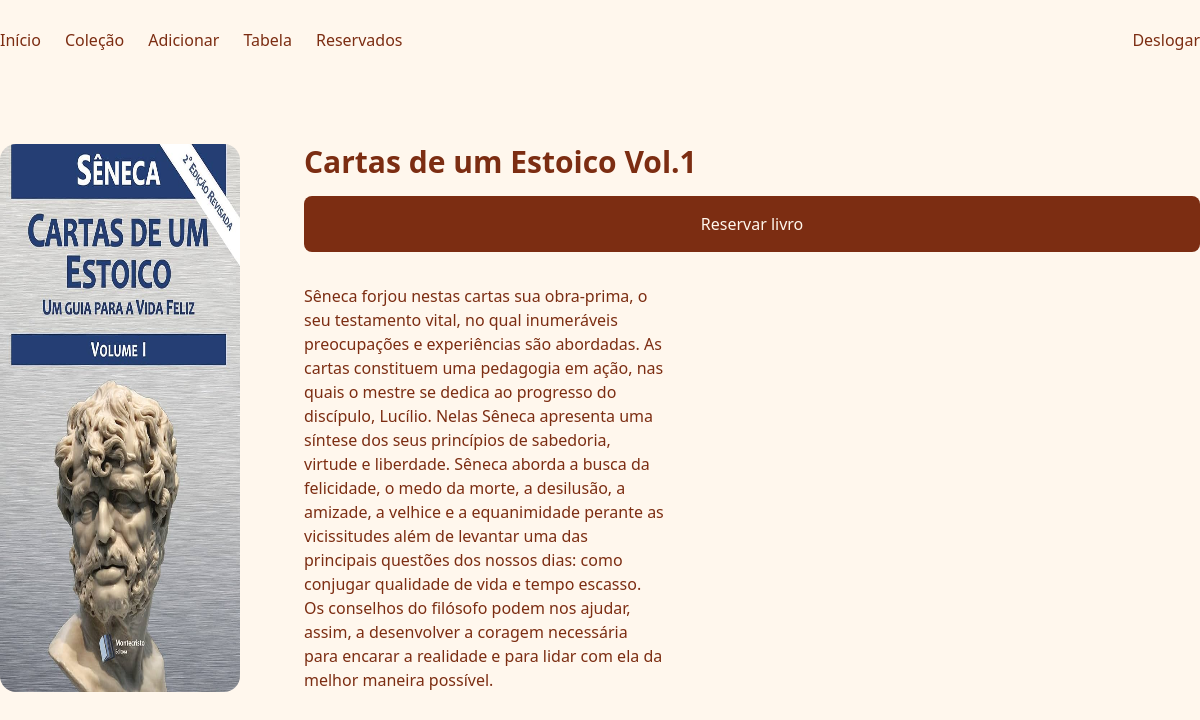
The page /index.php?controle=livrosController&metodo=verLivro&id=9 (signed in) on the database its author committed.
### tables this page shows
CREATE TABLE `livros` (
  `id_livro` int(11) NOT NULL,
  `titulo` varchar(255) NOT NULL,
  `descritivo` text DEFAULT NULL,
  `imagem` varchar(9999) DEFAULT NULL
);

### controllers/livrosController.class.php (called while the page is built, shortened)
<?php
require_once "models/Conexao.php";
require_once "models/dao/LivroDAO.php";
class livrosController
{
  private $conn;
  public function __construct()
  {
    $this->conn = Conexao::getInstancia();
  }
  public function verLivro()
  {
    $livroDAO = new LivroDAO($this->conn);
    $data = $livroDAO->getLivroPerId($_GET['id']);
    $data['id'] = $_GET['id'];
    require_once "views/livroPorId.php";
  }
}

### models/Conexao.php (called while the page is built, shortened)
<?php
class Conexao
{
    private static $conexao;
    public static function getInstancia()
    {
        if (empty(self::$conexao)) {
            $parametros = "mysql:host=localhost;dbname=bilio;charset=utf8mb4";
            try {
                self::$conexao = new PDO($parametros, "root", "");
            } catch (PDOException $e) {
                echo $e->getCode();
                echo $e->getMessage();
                die();
            }
        }
        return self::$conexao;
    }
}

### models/dao/LivroDAO.php (called while the page is built, shortened)
<?php
require_once "models/Conexao.php";
class LivroDAO
{
  public function getLivroPerId($id)
  {
    try {
      $sql = "SELECT * FROM livros WHERE id_livro = ?";
      $stm = $this->conexao->prepare($sql);
      $stm->bindValue(1, $id);
      $stm->execute();
      return $stm->fetch();
    } catch (Exception $e) {
      echo $e->getMessage();
      header('location:index.php');
    }
  }
}

### views/livroPorId.php (the view)
<?php
require_once "views/components/menu.php";
?>
<div class="text-orange-900 flex justify-center">
  <div class="max-w-[1200px] w-full flex mt-16 gap-16">
    <img class="max-w-[20vw] w-full rounded-2xl" src='<?= $data['imagem'] ?>' alt="Imagem">
    <div class="flex flex-col gap-8 w-full">
      <div class="flex flex-col gap-4">
        <h1 class="text-3xl">
          <strong><?= $data['titulo'] ?></strong>
        </h1>
        <a href='?controle=livrosController&metodo=reservarLivro&id=<?= $data['id'] ?>' class="w-full"><button class="w-full bg-orange-900 text-orange-50 py-4 rounded-lg" type="submit">Reservar livro</button></a>
      </div>
      <span class="max-w-[30vw] w-full">
        <?= $data['descritivo'] ?>
      </span>
    </div>
  </div>
</div>

### styles.css (style rules this page uses)
body { padding: 0; margin: 0; background-color: #fff7e8; }
h1 { margin: 0; }

### rows shown on the page
livros: imagem (picture), titulo "Cartas de um Estoico Vol.1", descritivo "Sêneca forjou nestas cartas sua obra-prima, o seu testamento vital, no qual inumeráveis preocupações e experiências são abordadas. As cartas constituem uma pedagogia em ação, nas quais o mestre se dedica ao progresso do discípulo, Lucílio. Nelas Sêneca apresenta uma síntese dos seus princípios de sabedoria, virtude e liberdade. Sêneca aborda a busca da felicidade, o medo da morte, a desilusão, a amizade, a velhice e a equanimidade perante as vicissitudes além de levantar uma das principais questões dos nossos dias: como conjugar qualidade de vida e tempo escasso. Os conselhos do filósofo podem nos ajudar, assim, a desenvolver a coragem necessária para encarar a realidade e para lidar com…"
